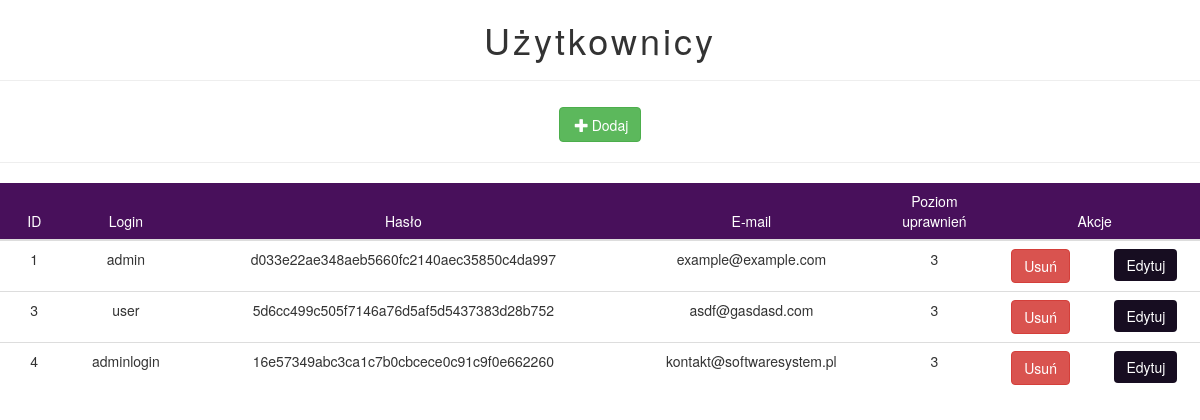
The app's page /user/list.php (signed in) with its own data.
### tables this page shows
CREATE TABLE IF NOT EXISTS `user` (
  `id` int(11) NOT NULL AUTO_INCREMENT,
  `username` varchar(100) NOT NULL,
  `password` varchar(100) NOT NULL,
  `email` varchar(100) NOT NULL,
  `admin` smallint(10) NOT NULL,
  PRIMARY KEY (`id`)
);

### public/user/list.php (the view, shortened to what this page needs)
<html>
    <head>
    </head>
    <body>
        <header class="">
            <h1>Użytkownicy</h1>
        </header>
        <hr>
        <nav>
            <a href="new.php" class="btn btn-success"><span class="glyphicon glyphicon-plus" aria-hidden="true"></span>Dodaj</a>
        </nav>
        <hr>
        <div class="table-responsive">
<?php
if ($_SESSION['role'] == 3)
{
    require ('../connection.php');
    $statement = 'SELECT * FROM user ';
    $query = $pdo->query($statement);
    if ($query->rowCount() > 0)
    {
        echo '<table class="table table-sm">
                <thead class="bg-primary"><tr><th>ID</th><th>Login</th><th>Hasło</th><th>E-mail</th><th>Poziom uprawnień</th><th colspan="2">Akcje</th></tr></thead>';
        foreach ($query as $row)
        {
            echo '<tr>';
            echo '<td>'.$row['id'].'</td>';
            echo '<td>'.$row['username'].'</td>';
            echo '<td>'.sha1($row['password']).'</td>';
            echo '<td>'.$row['email'].'</td>';
            echo '<td>'.$row['admin'].'</td>';
            echo "<td><form action='delete.php' method='POST'><input type='hidden' name='id' value='".$row['id']."'><input type='submit' class='btn btn-danger' value='Usuń'></form></td>";
            echo "<td><form action='edit.php' method='POST'><input type='hidden' name='id' value='".$row['id']."'><input type='submit' class='btn btn-primary' value='Edytuj'></form></td>";
            echo '</tr>';
        }
        echo '</table>';
    }
    else
    {
        echo '<p class="text-muted">Brak elementów do wyświetlenia</p>';
    }
}
?>
        </div>
    </body>
</html>

### public/theme.css (style rules this page uses)
* { margin: 0; padding: 0; text-align: center; font-size: 14px; animation: fadein 0.45s; }
.bg-primary { background-color: #48105B; }
.btn-primary { background-color: #170D21; border: none; }
h1, h2, h3, h4, h5, .text-muted { letter-spacing: 3px; }
.btn { animation: slideLeft 0.45s; }
div:nth-child(odd) { animation: slideRight 0.5s; }
tr:nth-child(even) { animation: slideLeft 0.45s; }
tr:nth-child(odd) { animation: slideRight 0.45s; }
body { font-size: 16px; }
input, a { margin: 0.5vw; padding: 0.5vw; }
.glyphicon { margin: 3px; }
td, th { text-align: center; font-size: 1em; font-weight: normal; width: 50px; }
td .btn { margin: 0; }

### records on screen
user: id "1", username "admin", password "d033e22ae348aeb5660fc2140aec35850c4da997", email "example@example.com", admin "3"
user: id "3", username "user", password "5d6cc499c505f7146a76d5af5d5437383d28b752", email "asdf@gasdasd.com", admin "3"
user: id "4", username "adminlogin", password "16e57349abc3ca1c7b0cbcece0c91c9f0e662260", email "kontakt@softwaresystem.pl", admin "3"
